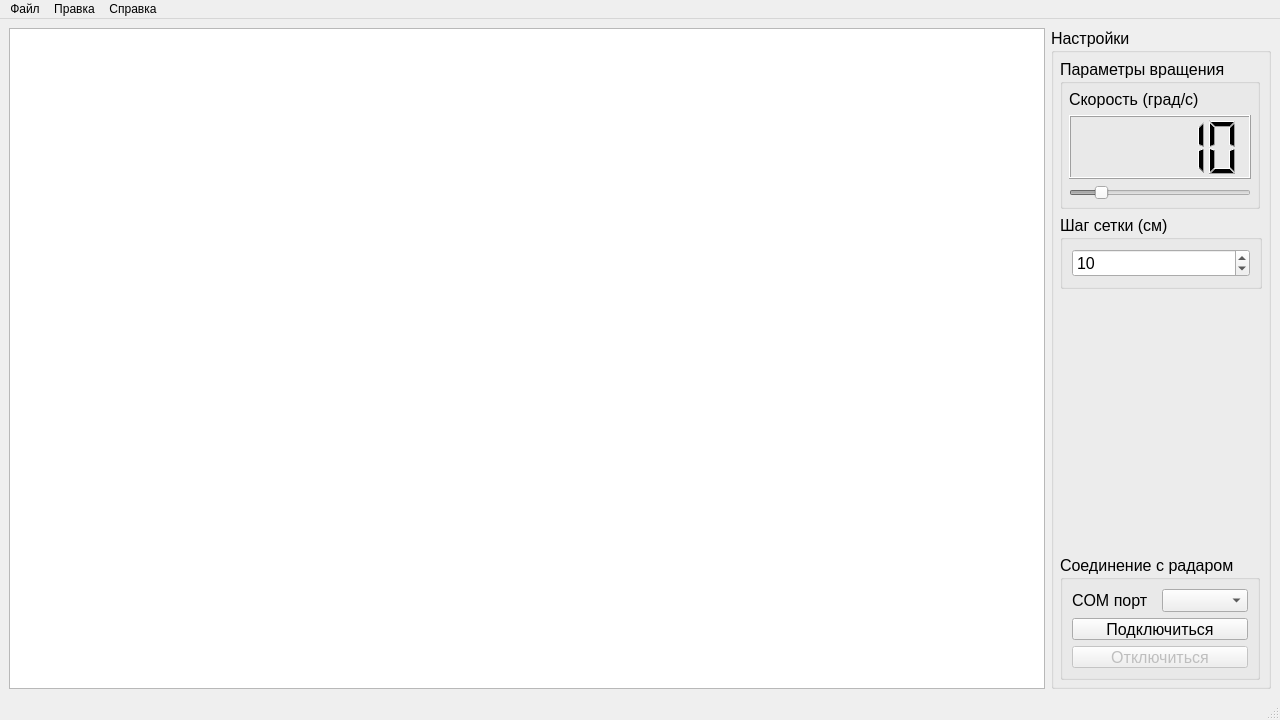
<?xml version="1.0" encoding="UTF-8"?>
<ui version="4.0">
 <class>MainWindow</class>
 <widget class="QMainWindow" name="MainWindow">
  <property name="geometry">
   <rect>
    <x>0</x>
    <y>0</y>
    <width>1280</width>
    <height>720</height>
   </rect>
  </property>
  <property name="minimumSize">
   <size>
    <width>1280</width>
    <height>720</height>
   </size>
  </property>
  <property name="maximumSize">
   <size>
    <width>1280</width>
    <height>720</height>
   </size>
  </property>
  <property name="windowTitle">
   <string>Радар MIK32 Амур</string>
  </property>
  <property name="windowIcon">
   <iconset theme="QIcon::ThemeIcon::MediaRecord"/>
  </property>
  <widget class="QWidget" name="centralwidget">
   <layout class="QHBoxLayout" name="horizontalLayout">
    <item>
     <widget class="QGraphicsView" name="graphicsViewRadar">
      <property name="sizePolicy">
       <sizepolicy hsizetype="Preferred" vsizetype="Preferred">
        <horstretch>0</horstretch>
        <verstretch>0</verstretch>
       </sizepolicy>
      </property>
      <property name="font">
       <font>
        <pointsize>12</pointsize>
       </font>
      </property>
     </widget>
    </item>
    <item>
     <widget class="QGroupBox" name="groupBox_3">
      <property name="sizePolicy">
       <sizepolicy hsizetype="Fixed" vsizetype="Preferred">
        <horstretch>0</horstretch>
        <verstretch>0</verstretch>
       </sizepolicy>
      </property>
      <property name="minimumSize">
       <size>
        <width>220</width>
        <height>0</height>
       </size>
      </property>
      <property name="maximumSize">
       <size>
        <width>220</width>
        <height>16777215</height>
       </size>
      </property>
      <property name="font">
       <font>
        <pointsize>12</pointsize>
       </font>
      </property>
      <property name="title">
       <string>Настройки</string>
      </property>
      <layout class="QVBoxLayout" name="verticalLayout_4">
       <property name="leftMargin">
        <number>6</number>
       </property>
       <property name="topMargin">
        <number>6</number>
       </property>
       <property name="rightMargin">
        <number>6</number>
       </property>
       <property name="bottomMargin">
        <number>6</number>
       </property>
       <item>
        <layout class="QVBoxLayout" name="verticalLayout_3">
         <property name="sizeConstraint">
          <enum>QLayout::SizeConstraint::SetFixedSize</enum>
         </property>
         <item>
          <widget class="QGroupBox" name="groupBox">
           <property name="sizePolicy">
            <sizepolicy hsizetype="Fixed" vsizetype="Fixed">
             <horstretch>0</horstretch>
             <verstretch>0</verstretch>
            </sizepolicy>
           </property>
           <property name="minimumSize">
            <size>
             <width>200</width>
             <height>0</height>
            </size>
           </property>
           <property name="maximumSize">
            <size>
             <width>200</width>
             <height>16777215</height>
            </size>
           </property>
           <property name="font">
            <font>
             <pointsize>12</pointsize>
            </font>
           </property>
           <property name="title">
            <string>Параметры вращения</string>
           </property>
           <layout class="QVBoxLayout" name="verticalLayout">
            <property name="leftMargin">
             <number>6</number>
            </property>
            <property name="topMargin">
             <number>6</number>
            </property>
            <property name="rightMargin">
             <number>6</number>
            </property>
            <property name="bottomMargin">
             <number>6</number>
            </property>
            <item>
             <widget class="QLabel" name="label">
              <property name="font">
               <font>
                <pointsize>12</pointsize>
               </font>
              </property>
              <property name="text">
               <string>Скорость (град/с)</string>
              </property>
             </widget>
            </item>
            <item>
             <widget class="QLCDNumber" name="lcdNumberAngle">
              <property name="sizePolicy">
               <sizepolicy hsizetype="Minimum" vsizetype="Fixed">
                <horstretch>0</horstretch>
                <verstretch>0</verstretch>
               </sizepolicy>
              </property>
              <property name="minimumSize">
               <size>
                <width>0</width>
                <height>64</height>
               </size>
              </property>
              <property name="font">
               <font>
                <pointsize>12</pointsize>
               </font>
              </property>
              <property name="value" stdset="0">
               <double>10.000000000000000</double>
              </property>
             </widget>
            </item>
            <item>
             <widget class="QSlider" name="horizontalSlider">
              <property name="enabled">
               <bool>false</bool>
              </property>
              <property name="font">
               <font>
                <pointsize>12</pointsize>
               </font>
              </property>
              <property name="minimum">
               <number>1</number>
              </property>
              <property name="maximum">
               <number>60</number>
              </property>
              <property name="value">
               <number>10</number>
              </property>
              <property name="orientation">
               <enum>Qt::Orientation::Horizontal</enum>
              </property>
             </widget>
            </item>
           </layout>
          </widget>
         </item>
         <item>
          <widget class="QGroupBox" name="groupBox_4">
           <property name="minimumSize">
            <size>
             <width>0</width>
             <height>0</height>
            </size>
           </property>
           <property name="title">
            <string>Шаг сетки (см)</string>
           </property>
           <layout class="QVBoxLayout" name="verticalLayout_6">
            <item>
             <widget class="QSpinBox" name="spinBoxStepDistance">
              <property name="minimum">
               <number>1</number>
              </property>
              <property name="maximum">
               <number>100</number>
              </property>
              <property name="value">
               <number>10</number>
              </property>
             </widget>
            </item>
           </layout>
          </widget>
         </item>
         <item>
          <spacer name="verticalSpacer">
           <property name="font">
            <font>
             <pointsize>12</pointsize>
            </font>
           </property>
           <property name="orientation">
            <enum>Qt::Orientation::Vertical</enum>
           </property>
           <property name="sizeType">
            <enum>QSizePolicy::Policy::Expanding</enum>
           </property>
           <property name="sizeHint" stdset="0">
            <size>
             <width>10</width>
             <height>100</height>
            </size>
           </property>
          </spacer>
         </item>
         <item>
          <widget class="QGroupBox" name="groupBox_2">
           <property name="sizePolicy">
            <sizepolicy hsizetype="Minimum" vsizetype="Minimum">
             <horstretch>0</horstretch>
             <verstretch>0</verstretch>
            </sizepolicy>
           </property>
           <property name="minimumSize">
            <size>
             <width>200</width>
             <height>125</height>
            </size>
           </property>
           <property name="maximumSize">
            <size>
             <width>200</width>
             <height>125</height>
            </size>
           </property>
           <property name="font">
            <font>
             <pointsize>12</pointsize>
            </font>
           </property>
           <property name="title">
            <string>Соединение с радаром</string>
           </property>
           <layout class="QVBoxLayout" name="verticalLayout_5">
            <item>
             <layout class="QVBoxLayout" name="verticalLayout_2">
              <property name="sizeConstraint">
               <enum>QLayout::SizeConstraint::SetMinimumSize</enum>
              </property>
              <item>
               <layout class="QHBoxLayout" name="horizontalLayout_2">
                <property name="sizeConstraint">
                 <enum>QLayout::SizeConstraint::SetMinimumSize</enum>
                </property>
                <item>
                 <widget class="QLabel" name="labelComPort">
                  <property name="font">
                   <font>
                    <pointsize>12</pointsize>
                   </font>
                  </property>
                  <property name="text">
                   <string>COM порт</string>
                  </property>
                 </widget>
                </item>
                <item>
                 <widget class="QComboBox" name="comboBoxComPort">
                  <property name="font">
                   <font>
                    <pointsize>12</pointsize>
                   </font>
                  </property>
                 </widget>
                </item>
               </layout>
              </item>
              <item>
               <widget class="QPushButton" name="pushButtonConnect">
                <property name="font">
                 <font>
                  <pointsize>12</pointsize>
                 </font>
                </property>
                <property name="text">
                 <string>Подключиться</string>
                </property>
               </widget>
              </item>
              <item>
               <widget class="QPushButton" name="pushButtonDisconnect">
                <property name="enabled">
                 <bool>false</bool>
                </property>
                <property name="font">
                 <font>
                  <pointsize>12</pointsize>
                 </font>
                </property>
                <property name="text">
                 <string>Отключиться</string>
                </property>
               </widget>
              </item>
             </layout>
            </item>
           </layout>
          </widget>
         </item>
        </layout>
       </item>
      </layout>
     </widget>
    </item>
   </layout>
  </widget>
  <widget class="QMenuBar" name="menubar">
   <property name="geometry">
    <rect>
     <x>0</x>
     <y>0</y>
     <width>1280</width>
     <height>26</height>
    </rect>
   </property>
   <widget class="QMenu" name="menu">
    <property name="title">
     <string>Файл</string>
    </property>
    <addaction name="actionExit"/>
   </widget>
   <widget class="QMenu" name="menu_2">
    <property name="title">
     <string>Правка</string>
    </property>
    <addaction name="separator"/>
    <addaction name="actionConnect"/>
    <addaction name="actionDisconnect"/>
   </widget>
   <widget class="QMenu" name="menu_3">
    <property name="title">
     <string>Справка</string>
    </property>
    <addaction name="actionAbout"/>
   </widget>
   <addaction name="menu"/>
   <addaction name="menu_2"/>
   <addaction name="menu_3"/>
  </widget>
  <widget class="QStatusBar" name="statusbar"/>
  <action name="actionExit">
   <property name="text">
    <string>Выход</string>
   </property>
  </action>
  <action name="actionAbout">
   <property name="text">
    <string>О программе</string>
   </property>
  </action>
  <action name="actionConnect">
   <property name="text">
    <string>Подключиться</string>
   </property>
  </action>
  <action name="actionDisconnect">
   <property name="enabled">
    <bool>false</bool>
   </property>
   <property name="text">
    <string>Отключиться</string>
   </property>
  </action>
 </widget>
 <resources/>
 <connections>
  <connection>
   <sender>horizontalSlider</sender>
   <signal>valueChanged(int)</signal>
   <receiver>lcdNumberAngle</receiver>
   <slot>display(int)</slot>
   <hints>
    <hint type="sourcelabel">
     <x>672</x>
     <y>240</y>
    </hint>
    <hint type="destinationlabel">
     <x>670</x>
     <y>196</y>
    </hint>
   </hints>
  </connection>
 </connections>
</ui>
